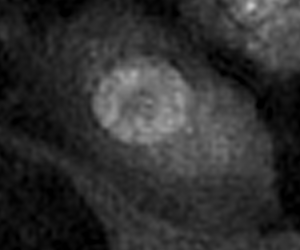
//> input picture RandomizedHoughEllipseTransform/RandomizedHoughEllipseTransform/phase.png, 300 x 250 px
$ ./main   (built with g++ and OpenCV 4)
//> lines starting //> are read from the running program, lines starting //| are printed output that depends on the picture; after the words box and inside, x2 and y2 are one past the last pixel; in counts of white or black regions, pixels touching at a corner belong together
### HoughException.h
//
// Created by ptl on 2020-03-10.
//

#ifndef RANDOMIZEDHOUGHELLIPSE_HOUGHEXCEPTION_H
#define RANDOMIZEDHOUGHELLIPSE_HOUGHEXCEPTION_H

#include <iostream>
#include <stdio.h>
#include <string.h>

class HoughException: public std::exception{
public:
    virtual const char* what() const throw() override {
        return "Something goes wrong!";
    }
};

class NoEdgeException: public HoughException{
    const char* what() const throw() override {
        return "After Canny there are no Edges";
    }
};

class InputException: public HoughException{
public:
    std::string message;
    InputException(std::string e){
        message = e;
    }

    // [5 lines left out: function what, not called in this run]
};

class EmptyException: public HoughException{
public:
    std::string message;
    EmptyException(std::string e){
        message = e;
    }

    // [5 lines left out: function what, not called in this run]
};


#endif //RANDOMIZEDHOUGHELLIPSE_HOUGHEXCEPTION_H

### RandomizedHough.h
//
// Created by ptl on 2020-03-10.
//

#ifndef RANDOMIZEDHOUGHELLIPSE_RANDOMIZEDHOUGH_H
#define RANDOMIZEDHOUGHELLIPSE_RANDOMIZEDHOUGH_H

#include "utils.h"
#include <Eigen/Dense>
#include <ctime>

using namespace cv;


class Candidate{
public:
    Point center;
    double semiMajor;
    double semiMinor;
    double angle;
    double score;

    // [16 lines left out: functions Candidate, averageWith, not called in this run]
};

class RandomizedHough {
protected:
    //settings
    int maxIter;
    int majorBoundMax;
    int majorBoundMin;
    int minorBoundMax;
    int minorBoundMin;
    double flatteningBound;
    int fittingArea;
    double cannyT1;
    double cannyT2;
    int cannySobelSize;

    bool assertCenter(Point &c);
    bool assertInput();

    bool findCenter(vector<Point> &shuffleP, Mat &, Point &center, vector<Point> &OutP);
    bool findFitPoint(Mat &edge, Point &p, int width, vector<Point> &pt);
    vector<Point> findIntersection(vector<Line> &t);
    vector<Line> findBisector(vector<Point> &p, vector<Point> &l);
    bool findThisCenter(vector<Line> &t, Point &center);

    bool findAxis(vector<Point> &threeP, Point &center, double &ax1, double &ax2, double &angle);
    bool assertEllipse(double PreA, double PreB, double PreC);
    double getRotationAngle(double PreA, double PreB, double PreC);
    bool getSemi(double angle, double PreA, double PreC, double &ax1, double &ax2);
    bool assertAxisFlatten(double ax1, double ax2);
    bool isOutOfMask(Candidate &e);

    bool canAccumulate(Candidate c, int &idx);
    void displayAccumulator();


public:
    Mat * phase;
    Mat * mask;
    Mat * canvas;
    Mat * origin;

    // accumulator
    vector<Candidate> accumulator;

    // debug
    bool PlotMode;

    RandomizedHough(bool PlotMode=false){
        // TODO: parameter selection
        maxIter = 5000;
        majorBoundMax = 100;
        majorBoundMin = 45;
        minorBoundMax = 100;
        minorBoundMin = 40;
        flatteningBound = 0.4;
        fittingArea = 7;
        cannyT1 = 50;
        cannyT2 = 90;
        cannySobelSize = 3;
        PlotMode = PlotMode;
    };

    void run(Mat &phase, Mat &mask);


};


struct compareScore{
    inline bool operator() (const Candidate &c1, const Candidate &c2){
        return (c1.score > c2.score);
    }
};


#endif //RANDOMIZEDHOUGHELLIPSE_RANDOMIZEDHOUGH_H

### utils.h
//
// Created by ptl on 2020-03-10.
//

#ifndef RANDOMIZEDHOUGHELLIPSE_UTILS_H
#define RANDOMIZEDHOUGHELLIPSE_UTILS_H

#include <opencv2/opencv.hpp>
#include <algorithm>
#include <iostream>
#define REAL double

using namespace std;

// [11 lines of commented-out code are left out]

namespace patch{
    template < typename T >
    // [5 lines left out: function to_string, not called in this run]
}


class Line{
public:
    double m, c;
    Line(double m, double c){
        this->m = m;
        this->c = c;
    }
};


void displayImage(const cv::Mat& image, bool mag=false);

void printCV8UImage(const cv::Mat& image);

bool fitPoints(vector<cv::Point> &pts, Line &line);

string type2str(int type);

void drawFullImageLine(cv::Mat &img, double slope, double intercept, cv::Scalar color);


#endif //RANDOMIZEDHOUGHELLIPSE_UTILS_H

### RandomizedHough.cpp
//
// Created by ptl on 2020-03-10.
//

#include "RandomizedHough.h"
#include "HoughException.h"
#include <algorithm>

bool RandomizedHough::findCenter(vector<Point> &shuffleP, Mat &edge, Point &center, vector<Point> &OutP) {
    vector<Point> chosenP;
    vector<Line> tanLine;
    vector<Point> intersection;
    vector<Line> bisector;
    int w = fittingArea/2;

    for (Point &eachP: shuffleP){

        // loop crop image, find where == 255
        vector<Point> fitPt;
        if (!findFitPoint(edge, eachP, w, fitPt)){
            // less than two point
            continue;
        }

        // fitting
        Line l(0.0, 0.0);
        if (!fitPoints(fitPt, l)){
            // vertical tanLine
            continue;
        }

        if (PlotMode) {
            cout << "chosenP : " << eachP.x << " " << eachP.y << endl;
            cout << "tanLine: " << l.m << " " << l.c << endl;
        }

        tanLine.push_back(l);
        chosenP.push_back(eachP);

        if (tanLine.size() == 3){
            break;
        }
    }

    // three line -> two intersection
    intersection = findIntersection(tanLine);

    // find bisector
    bisector = findBisector(chosenP, intersection);


    /* ********************* canvas start ******************** */
    if (PlotMode) {
        for (Line ii: tanLine) {
            drawFullImageLine(*canvas, ii.m, ii.c, 100);
        }
        for (Point &pp: chosenP) {
            Point ppp(pp.y, pp.x);
            cv::circle(*canvas, pp, 2, 100, -1); // black (x, y)
        }
        for (Line &ll: bisector) {
            drawFullImageLine(*canvas, ll.m, ll.c, 50);
        }
    }
    /* ********************* canvas end ********************** */

    // update output
    if (findThisCenter(bisector, center)) {
        OutP.assign(chosenP.begin(), chosenP.end());
        return true;
    }
    else{
        return false;
    }
}

// [46 lines left out: function findAxis, not called in this run]


bool RandomizedHough::findFitPoint(Mat &edge, Point &p, int width, vector<Point> &pt) {
    vector<Point> tmp;
    for (int i=p.y-width; i<p.y+width+1; i++){
        for (int j=p.x-width; j<p.x+width+1; j++){
            int pixel = edge.at<uchar>(i, j);
            if (pixel == 255){
                // output coordinate
                tmp.emplace_back(j, i);
            }
        }
    }
    if (tmp.size() > 3){
        pt.assign(tmp.begin(), tmp.end());
        return true;
    }
    else{
        return false;
    }
}

vector<Point> RandomizedHough::findIntersection(vector<Line> &t) {
    Eigen::Matrix2d A;
    Eigen::Vector2d b;
    vector<Point> intersection;
    for(int j=0; j<2; j++) {
        for (int i=0; i<2; i++) {
            A(i, 0) = t[i+j].m;
            A(i, 1) = -1;
            b(i) = -t[i+j].c;
        }
        Eigen::Vector2d x = A.colPivHouseholderQr().solve(b);
        intersection.emplace_back(x(0), x(1));
        if (PlotMode) {
            cout << "intersection " << x(0) << ", " << x(1) << endl;
        }
    }
    return intersection;
}

vector<Line> RandomizedHough::findBisector(vector<Point> &p, vector<Point> &l) {
    vector<Line> Bisector;
    for (int i=0; i<2; i++){
        Point mid((double)(p[i].x + p[i+1].x)/2.0, (double)(p[i].y + p[i+1].y)/2.0);
        double m = (double) (mid.y - l[i].y) / (double) (mid.x - l[i].x);
        double c = (double) (mid.x*l[i].y - l[i].x*mid.y) / (double) (mid.x - l[i].x);
        Bisector.emplace_back(m,c);
        if (PlotMode){
            cout << "Bisector " << m << ", " << c << endl;
        }
    }
    return Bisector;
}

bool RandomizedHough::findThisCenter(vector<Line> &t, Point &center) {
    Eigen::Matrix2d A;
    Eigen::Vector2d b;
    for (int i=0; i<2; i++) {
        A(i, 0) = t[i].m;
        A(i, 1) = -1;
        b(i) = -t[i].c;
    }
    Eigen::Vector2d x = A.colPivHouseholderQr().solve(b);
    center.x = x(0);
    center.y = x(1);
    if (isnan(x(0)) || isnan(x(1))) return false;
    if (PlotMode) {
        cout << "center: " << x(0) << ", " << x(1) << endl;
    }
    return assertCenter(center);
}

// [69 lines left out: functions getRotationAngle, getSemi, canAccumulate, displayAccumulator, not called in this run]


void RandomizedHough::run(Mat &p, Mat &m) {
    vector<Point> locations;

    // load image
    phase = &p;
    mask = &m;
    assertInput();

    // canny
    Mat edgeImage;
    Mat clean(edgeImage.size(), edgeImage.type());
    Canny(*phase, edgeImage, cannyT1, cannyT2, cannySobelSize);
    // apply mask
    bitwise_and(edgeImage, edgeImage, clean, *mask);
//    displayImage(clean);

    // canvas
    Mat canvasImage, canvasImage2;
    canvas = &canvasImage;
    origin = &canvasImage2;
    clean.copyTo(*canvas);
    clean.copyTo(*origin);

    // load points into locations
    findNonZero(clean, locations);
    if (PlotMode) {
        cout << "length of locations: " << locations.size() << endl;
    }
    if (locations.size() < 3) throw NoEdgeException();

    // main loop
    for (int i=0; i<maxIter; i++){
        Point center(0.0, 0.0);
        vector<Point> threePoint;
        double ax1=0, ax2=0, angle=0;

        // copy locations
        vector<Point> shuffleP;
        shuffleP.assign(locations.begin(), locations.end());
        // shuffle locations
        unsigned seed = std::chrono::system_clock::now().time_since_epoch().count();
        std::shuffle(shuffleP.begin(), shuffleP.end(), std::default_random_engine(seed));

        // find center
        if (!findCenter(shuffleP, edgeImage, center, threePoint)){
            if (PlotMode) origin->copyTo(*canvas); // clean canvas
            // invalid center
            continue;
        }

        // find semi axis
        if (!findAxis(threePoint, center, ax1, ax2, angle)){
            if (PlotMode) origin->copyTo(*canvas); // clean canvas
            // invalid axis
            continue;
        }

        // assert
        Candidate candi(center, ax1, ax2, angle);
        if (isOutOfMask(candi)){
            if (PlotMode) origin->copyTo(*canvas); // clean canvas
            // this ellipse is out of mask;
            continue;
        }

        // display ellipse
        if (PlotMode){
            ellipse(*canvas, center, Size(ax1, ax2), angle*180.0/M_PI, 0, 360, 240, 1);
        }

        // accumulate
        int idx = -1;
        if (canAccumulate(candi, idx)){
            // average weight
            accumulator[idx].averageWith(candi);
        }
        else{
            // append candidate
            accumulator.emplace_back(center, ax1, ax2, angle);
        }
        if (PlotMode) break;
    }

    // sort accumulator
    sort(accumulator.begin(), accumulator.end(), compareScore());
//    displayAccumulator();

    // best candidate
    Candidate best = accumulator[0];
    ellipse(*phase, best.center, Size(best.semiMajor, best.semiMinor), best.angle*180.0/M_PI, 0, 360, 240, 1);
    displayImage(*phase);
}

/********************* assert function ****************************/
bool RandomizedHough::assertInput() {
    // phase
    if (phase->empty()) throw EmptyException("phase");
    if (phase->type() != 0) throw InputException("phase");

    // mask
    if (mask->empty()) throw EmptyException("mask");
    if (mask->type() != 0) throw InputException("mask");
}


bool RandomizedHough::assertCenter(Point &c) {
    if (c.x >= phase->cols || c.x < 0) return false;
    if (c.y >= phase->rows || c.y < 0) return false;
    Mat TestImage(mask->size(), 0, Scalar(0));
    Mat OutImage(mask->size(), 0, Scalar(0));
    vector<Point> locations;
    TestImage.at<uchar>(c.y, c.x) = 255;
    bitwise_and(TestImage, TestImage, OutImage, *mask);
    findNonZero(OutImage, locations);
    return !locations.empty();
}

bool RandomizedHough::assertEllipse(double PreA, double PreB, double PreC) {
    return (PreA * PreC - PreB * PreB) > 0;
}

// [18 lines left out: functions assertAxisFlatten, isOutOfMask, not called in this run]

### utils.cpp
//
// Created by ptl on 2020-03-10.
//

#include "utils.h"
#include <cmath>
#include <vector>

// [39 lines left out: functions displayImage, printCV8UImage, not called in this run]

// from Mark Lakata (https://stackoverflow.com/questions/5083465/fast-efficient-least-squares-fit-algorithm-in-c)
bool fitPoints(vector<cv::Point> &pts, Line &line) {
    int nPoints = pts.size();
    if( nPoints < 2 ) {
        // Fail: infinitely many lines passing through this single point
        cout << "fitPoints: less than 2 points" << endl;
        return false;
    }
    double sumX=0, sumY=0, sumXY=0, sumX2=0, sumY2=0;
    for(int i=0; i<nPoints; i++) {
        double xx = pts[i].x;
        double yy = pts[i].y;
        sumX += xx;
        sumY += yy;
        sumXY += xx * yy;
        sumX2 += xx * xx;
        sumY2 += yy * yy;
    }
    double xMean = sumX / nPoints;
    double yMean = sumY / nPoints;
//    cout << "xM, yM" << xMean << " " << yMean << endl;
    double denominator = sumX2 - sumX * xMean;
    // You can tune the eps (1e-7) below for your specific task
    if( std::fabs(denominator) < 1e-7 ) {
        // Fail: it seems a vertical line
        // TODO make vertical line be possible
//        cout << "fitPoints: denominator two small" << endl;
        return false;
    }
    // slope
    double mm = (sumXY - sumX * yMean) / denominator;
    // intercept
    double cc = yMean - mm * xMean;
    // test
    line.m = mm;
    line.c = cc;
    return true;
}

// [44 lines left out: functions type2str, drawFullImageLine, not called in this run]

### main.cpp
#include <iostream>
#include "utils.h"
#include "RandomizedHough.h"
#include <ctime>
#include <Eigen/Dense>
#include <random>
#include <ctime>
#include <chrono>

using namespace std;
using namespace cv;

int main() {
    Mat image, mask;
    image = imread("/home/ptl/Downloads/phase.png", 0);
//> image is the input picture: 250 rows x 300 cols, CV_8UC1; min 0, max 200, mean 47.9
    mask = imread("/home/ptl/Downloads/mask.png", 0);
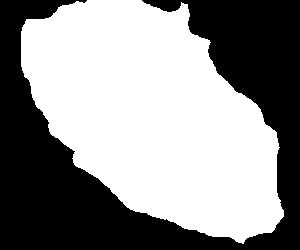
//> input picture RandomizedHoughEllipseTransform/RandomizedHoughEllipseTransform/mask.png, 300 x 250 px
//> mask: 250 rows x 300 cols, CV_8UC1; 56.1% white; 1 black region, box (x1, y1, x2, y2) and area: (0, 0, 300, 250) 32950
//    displayImage(image);

    // test
    RandomizedHough r(false);

    auto start = std::chrono::system_clock::now();
    r.run(image, mask);
//> in run, `Canny(*phase, edgeImage, cannyT1, cannyT2, cannySobelSize);`:
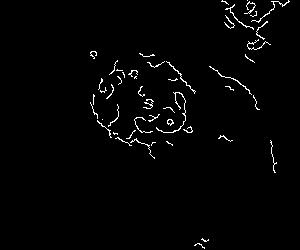
//> edgeImage: 250 rows x 300 cols, CV_8UC1; 1.7% white in thin lines or dots, all inside (x1, y1, x2, y2) = (90, 0, 290, 249)
//> in run, `bitwise_and(edgeImage, edgeImage, clean, *mask);`:
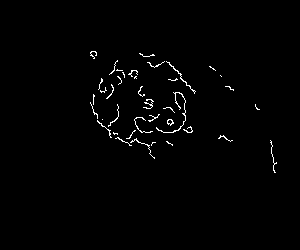
//> clean: 250 rows x 300 cols, CV_8UC1; 1.2% white in thin lines or dots, all inside (x1, y1, x2, y2) = (90, 51, 277, 173)
//> in run, `findNonZero(clean, locations);`: locations = 864 Points (x, y), first 12: [91, 51], [92, 51], [93, 51], [94, 51], [95, 51], [90, 52], [91, 52], [95, 52], [96, 52], [90, 53], [96, 53], [139, 53]
//> (in run, `std::shuffle(shuffleP.begin(), shuffleP.end(), std::default_random_eng..` was passed over: default_random_engine is not available in this run)
//> (the run ends here: the program crashes, at `Candidate best = accumulator[0];`)
